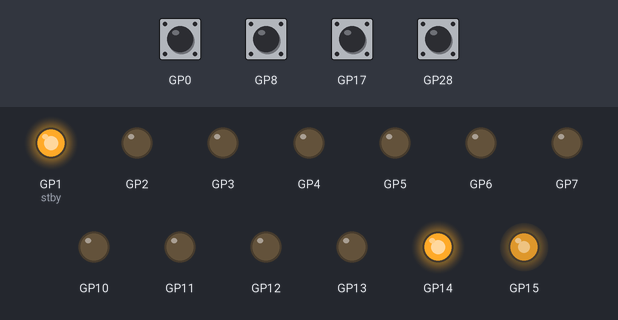
A program run on a simulated Raspberry Pi Pico running MicroPython. On the bench: output pins drawn as LEDs (lit = HIGH). Inputs (shaded band) come from the test bench; at power-on: GP0, GP8, GP17, GP28 HIGH. What the program prints to the serial console is not drawn.

Above: at 0.1 s.
At 3.4 s:
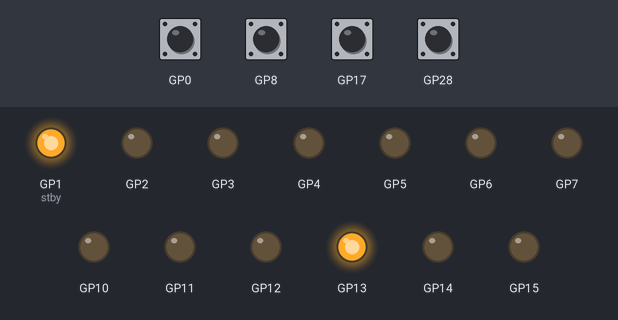
At 4.4 s:
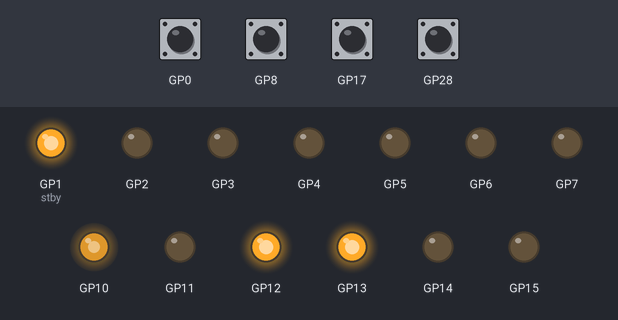
At 8.7 s:
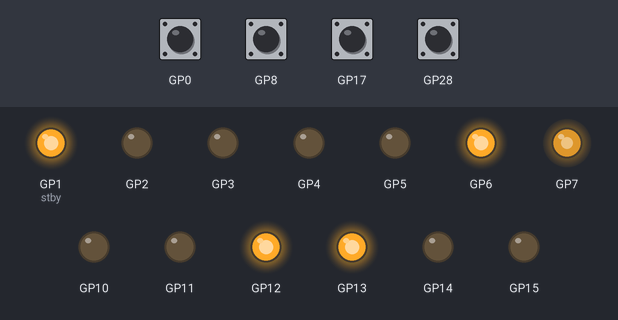
At 13.0 s:
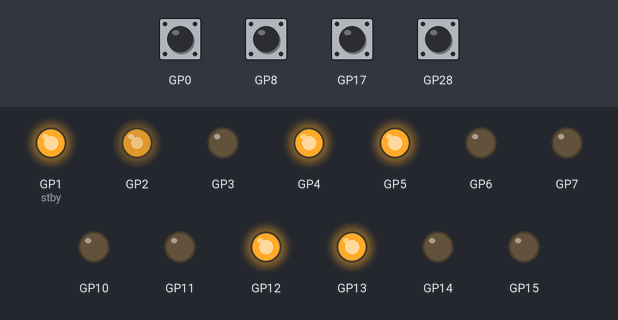
At 16.3 s:
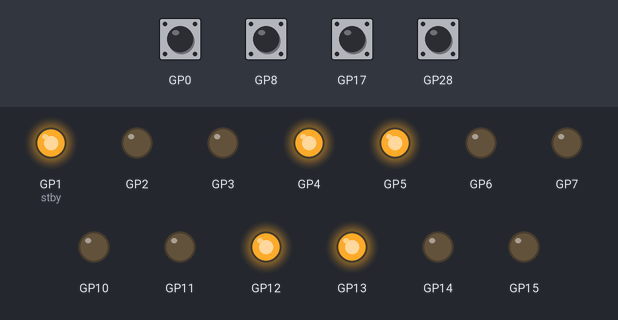
Timing chart, 0 to 17.8 s (numbered marks = the images above):
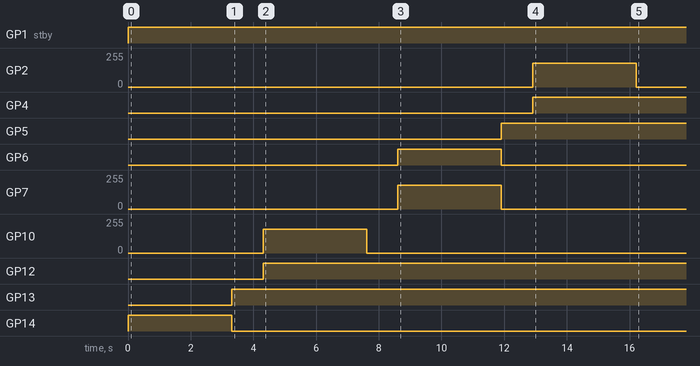

Measured:
- by itself, GP1 (stby): LOW → HIGH at 0.00 s
- by itself, GP2: 0/255 → 180/255 at 12.9 s, → 0/255 3.3 s later
- by itself, GP4: LOW → HIGH at 12.9 s
- by itself, GP5: LOW → HIGH at 11.9 s
- by itself, GP6: LOW → HIGH at 8.6 s, → LOW 3.3 s later
- by itself, GP7: 0/255 → 180/255 at 8.6 s, → 0/255 3.3 s later
- by itself, GP10: 0/255 → 180/255 at 4.3 s, → 0/255 3.3 s later
- by itself, GP12: LOW → HIGH at 4.3 s

The program:

PID_Tune.py
```python
from machine import Pin, PWM
from rp2 import PIO, StateMachine, asm_pio
from time import sleep, ticks_ms, ticks_diff
from math import pi

"""
PID RELAY AUTOTUNE with chunk_counter PIO, signed RPM (robot-forward),
deadband + hysteresis, optional per-wheel auto-target, and end-of-run summary.
"""

# === USER SETTINGS ===
CPR_MOTOR = 16
GEAR_RATIO = 150
PULSES_PER_REV = CPR_MOTOR * GEAR_RATIO  # 2400
PULSES_PER_REV = 32000 # over-ride with measured values

# PIO chunk size: use the same you validated in your FF tests (e.g., 32/64/etc.)
PIO_CHUNK = 64

# Relay test knobs
DEFAULT_TARGET_RPM = 50.0         # fallback if AUTO_TARGET is False
RELAY_PWM = 180                   # bang-bang magnitude (0..255)
DURATION_MS = 10000               # total run time per wheel
WARMUP_MS = 1500                  # ignore peaks until after warmup
NO_MOTION_TIMEOUT_MS = 1500       # safety
SAMPLE_MS = 250                   # RPM update cadence
ALPHA = 0.15                      # RPM low-pass

# Chatter controls
BAND_RPM = 2.0                    # deadband around target
SWITCH_MIN_MS = 400               # min time between flips
SWITCH_PAUSE_S = 1                # pause between wheels

# Auto-target (measure steady forward RPM at RELAY_PWM and target a fraction)
AUTO_TARGET = True
AUTO_TARGET_FRAC = 0.6            # e.g., 60% of steady speed

# Max wheel RPM (for sanity / prints only)
MAX_WHEEL_RPM = 220.0

# Robot-forward direction per wheel (+1: +PWM spins robot-forward, -1: reversed)
WHEEL_DIR = {
    "FL": -1,
    "FR": +1,
    "BL": -1,
    "BR": +1,
}

# === MOTOR DRIVER PINS ===
pins = {
    "BR": (PWM(Pin(2)),  Pin(4, Pin.OUT),  Pin(3, Pin.OUT)),
    "BL": (PWM(Pin(7)),  Pin(5, Pin.OUT),  Pin(6, Pin.OUT)),
    "FR": (PWM(Pin(10)), Pin(12, Pin.OUT), Pin(11, Pin.OUT)),
    "FL": (PWM(Pin(15)), Pin(13, Pin.OUT), Pin(14, Pin.OUT)),
}
for pwm, _, _ in pins.values():
    pwm.freq(20000)

def motor_control_rf(wheel, pwm_cmd_rf):
    """Drive using ROBOT-FORWARD sign; map to hardware using WHEEL_DIR."""
    pwm_cmd_hw = int(pwm_cmd_rf * WHEEL_DIR[wheel])
    pwm, in1, in2 = pins[wheel]
    direction = 1 if pwm_cmd_hw >= 0 else 0
    abs_speed = min(abs(pwm_cmd_hw), 255)
    in1.value(direction)
    in2.value(not direction)
    pwm.duty_u16(int(abs_speed * 65535 / 255))
    last_hw_cmd_sign[wheel] = 1 if pwm_cmd_hw >= 0 else -1

def stop_all():
    for w in pins:
        motor_control_rf(w, 0)

# Standby (ignore if not present)
#Front_stby = Pin(9, Pin.OUT); Front_stby.high()
stby  = Pin(1, Pin.OUT);
stby.high()

# === PIO CHUNKED ENCODER COUNTER ===
@asm_pio()
def chunk_counter():
    pull()            # OSR = N
    mov(y, osr)       # Y = N
    mov(x, y)         # X = N (backup)
    label("loop")
    wait(1, pin, 0)
    wait(0, pin, 0)
    jmp(y_dec, "loop")
    irq(rel(0))       # N pulses seen
    mov(y, x)         # reload Y
    jmp("loop")

encoder_pins = {"FR":17, "FL":28, "BL":8, "BR":0}
encoder_counts = {w: 0 for w in encoder_pins}
sms = {}

def make_irq_handler(wheel, chunk):
    def handler(sm):
        encoder_counts[wheel] += chunk
    return handler

def init_sms(chunk):
    # stop old
    for sm in sms.values():
        try: sm.active(0)
        except: pass
    sms.clear()
    # zero counts
    for w in encoder_counts:
        encoder_counts[w] = 0
    # start
    for i, (wheel, pin_num) in enumerate(encoder_pins.items()):
        pin = Pin(pin_num, Pin.IN, Pin.PULL_UP)
        sm = StateMachine(i, chunk_counter, in_base=pin)
        sm.irq(make_irq_handler(wheel, chunk))
        sm.put(chunk)
        sm.active(1)
        sms[wheel] = sm

# === STATE ===
rpm_filt = {w: 0.0 for w in encoder_pins}
last_hw_cmd_sign = {w: 1 for w in encoder_pins}  # last HARDWARE sign for RPM sign inference

def update_running_rpm(wheel, last_counts, last_ms):
    """Return (rpm_filtered, new_counts, new_ms, dp_unsigned) at cadence SAMPLE_MS.
       RPM is ROBOT-FORWARD signed based on last HW command sign and WHEEL_DIR.
    """
    now = ticks_ms()
    if ticks_diff(now, last_ms) < SAMPLE_MS:
        return None, last_counts, last_ms, 0
    dt_s = ticks_diff(now, last_ms) / 1000.0
    dp = encoder_counts[wheel] - last_counts  # unsigned pulses from PIO
    dp_signed = dp * last_hw_cmd_sign[wheel] * WHEEL_DIR[wheel]  # map to ROBOT-FORWARD sign
    inst_rpm = (dp_signed / PULSES_PER_REV) / dt_s * 60.0
    rf = rpm_filt[wheel]
    rf = (1-ALPHA)*rf + ALPHA*inst_rpm
    rpm_filt[wheel] = rf
    return rf, encoder_counts[wheel], now, dp

def detect_peak(prev2, prev1, cur):
    return (prev2 is not None) and (prev1 is not None) and (prev2 < prev1 > cur)

# === OPTIONAL: quick steady-speed measure to auto-target ===
def measure_forward_ss_rpm(wheel, dwell_ms=1500):
    """Run forward at +RELAY_PWM (robot-forward) and return filtered RPM."""
    rpm_filt[wheel] = 0.0
    start = ticks_ms()
    motor_control_rf(wheel, +RELAY_PWM)
    last_counts = encoder_counts[wheel]
    last_ms = start
    # allow spin-up and sampling
    while ticks_diff(ticks_ms(), start) < dwell_ms:
        rpm, last_counts, last_ms, _ = update_running_rpm(wheel, last_counts, last_ms)
        sleep(0.01)
    motor_control_rf(wheel, 0)
    return rpm_filt[wheel]

# === MAIN AUTOTUNE ===
print("Starting PID Calibration (target=%.1f RPM; band=±%.1f RPM; chunk=%d)...)"
      % (DEFAULT_TARGET_RPM, BAND_RPM, PIO_CHUNK))

init_sms(PIO_CHUNK)

summary = {}  # wheel -> dict of results

for wheel in ("FL","FR","BL","BR"):
    print("\n=== Calibrating:", wheel, "===")

    # pick per-wheel target if requested
    if AUTO_TARGET:
        fwd_ss = measure_forward_ss_rpm(wheel, dwell_ms=1500)
        target = max(5.0, abs(fwd_ss) * AUTO_TARGET_FRAC)
        print("Auto-target: %s forward_ss=%.1f RPM -> target=%.1f RPM" % (wheel, fwd_ss, target))
    else:
        target = DEFAULT_TARGET_RPM

    # set up
    start_ms = ticks_ms()
    last_counts = encoder_counts[wheel]
    last_ms = start_ms
    last_motion_ms = start_ms

    have_first_sample = False
    prev2 = None; prev1 = None; cur = None
    last_peak_ms = None
    sum_period_ms = 0
    peak_count = 0
    rpm_min =  1e9
    rpm_max = -1e9

    # start forward
    cmd = +RELAY_PWM
    motor_control_rf(wheel, cmd)
    last_cmd = cmd
    last_switch_ms = ticks_ms()

    while ticks_diff(ticks_ms(), start_ms) < DURATION_MS:
        rpm, last_counts, last_ms, dp = update_running_rpm(wheel, last_counts, last_ms)
        now = ticks_ms()

        if rpm is None:
            sleep(0.01)
            continue

        if not have_first_sample:
            have_first_sample = True
            last_motion_ms = now

        # safety: no motion?
        if dp > 0:
            last_motion_ms = now
        elif ticks_diff(now, last_motion_ms) > NO_MOTION_TIMEOUT_MS:
            print("Abort:", wheel, "— no motion detected")
            break

        # bang-bang with deadband + min switch dwell (hysteresis)
        desired_cmd = last_cmd
        if rpm < (target - BAND_RPM):
            desired_cmd = +RELAY_PWM
        elif rpm > (target + BAND_RPM):
            desired_cmd = -RELAY_PWM
        # only switch if we've respected min dwell
        if desired_cmd != last_cmd and ticks_diff(now, last_switch_ms) >= SWITCH_MIN_MS:
            last_cmd = desired_cmd
            last_switch_ms = now
            motor_control_rf(wheel, last_cmd)

        # peak detection (on filtered rpm)
        prev2, prev1, cur = prev1, cur, rpm
        if detect_peak(prev2, prev1, cur):
            if last_peak_ms is not None:
                sum_period_ms += ticks_diff(now, last_peak_ms)
                peak_count += 1
            last_peak_ms = now

        # record extrema after warmup
        if ticks_diff(now, start_ms) > WARMUP_MS:
            rpm_min = min(rpm_min, rpm)
            rpm_max = max(rpm_max, rpm)

        sleep(0.01)

    motor_control_rf(wheel, 0)

    # compute ZN from oscillation
    if peak_count >= 1 and rpm_max > rpm_min:
        Tu = (sum_period_ms / peak_count) / 1000.0    # ultimate period [s]
        a = (rpm_max - rpm_min) / 2.0                 # oscillation amplitude [RPM]
        d = float(abs(RELAY_PWM))                     # relay magnitude [PWM]
        Ku = (4.0 * d) / (pi * a)                     # ultimate gain
        Kp = 0.6 * Ku
        Ki = 1.2 * Ku / Tu
        Kd = 0.075 * Ku * Tu
        print("Result:", wheel,
              "target=%.1fRPM" % target,
              "Tu=%.3fs" % Tu,
              "a=%.2fRPM" % a,
              "=> Kp=%.3f" % Kp,
              "Ki=%.3f" % Ki,
              "Kd=%.3f" % Kd)
        summary[wheel] = {
            "target": target, "Tu": Tu, "a": a,
            "Kp": Kp, "Ki": Ki, "Kd": Kd,
            "ok": True
        }
    else:
        print("ZN failed (not enough oscillation):", wheel,
              "(peaks=%d, rpm_min=%.2f, rpm_max=%.2f)" % (peak_count, rpm_min, rpm_max))
        summary[wheel] = {"target": target, "ok": False}

    print("Switching in", SWITCH_PAUSE_S, "s...")
    sleep(SWITCH_PAUSE_S)

stop_all()
print("\nCalibration complete.\n")

# === SUMMARY TABLE ===
print("=== PID Autotune Summary ===")
print("Wheel  Target  Tu(s)     Amp     Kp       Ki       Kd   Note")
for w in ("FL","FR","BL","BR"):
    s = summary.get(w, None)
    if not s:
        print(f"{w:>4}  {'-':>6}  {'-':>6}  {'-':>7}  {'-':>6}  {'-':>7}  {'-':>6}  ---")
        continue
    if s.get("ok"):
        print(f"{w:>4}  {s['target']:>6.1f}  {s['Tu']:>6.3f}  {s['a']:>7.2f}  "
              f"{s['Kp']:>6.3f}  {s['Ki']:>7.3f}  {s['Kd']:>6.3f}  OK")
    else:
        print(f"{w:>4}  {s['target']:>6.1f}  {'-':>6}  {'-':>7}  {'-':>6}  {'-':>7}  {'-':>6}  FAIL")

# === Paste into main code: PID_GAINS ===
print("\n# === Paste into main code: PID_GAINS ===")
print("PID_GAINS = {")
for wheel in ["FL", "FR", "BL", "BR"]:
    s = summary.get(wheel)
    if s and s.get("ok"):
        print(f'    "{wheel}": {{"Kp": {s["Kp"]:.3f}, "Ki": {s["Ki"]:.3f}, "Kd": {s["Kd"]:.3f}}},')
    else:
        print(f'    "{wheel}": {{"Kp": 0.0, "Ki": 0.0, "Kd": 0.0}},  # TODO: no valid tune')
print("}")
```
